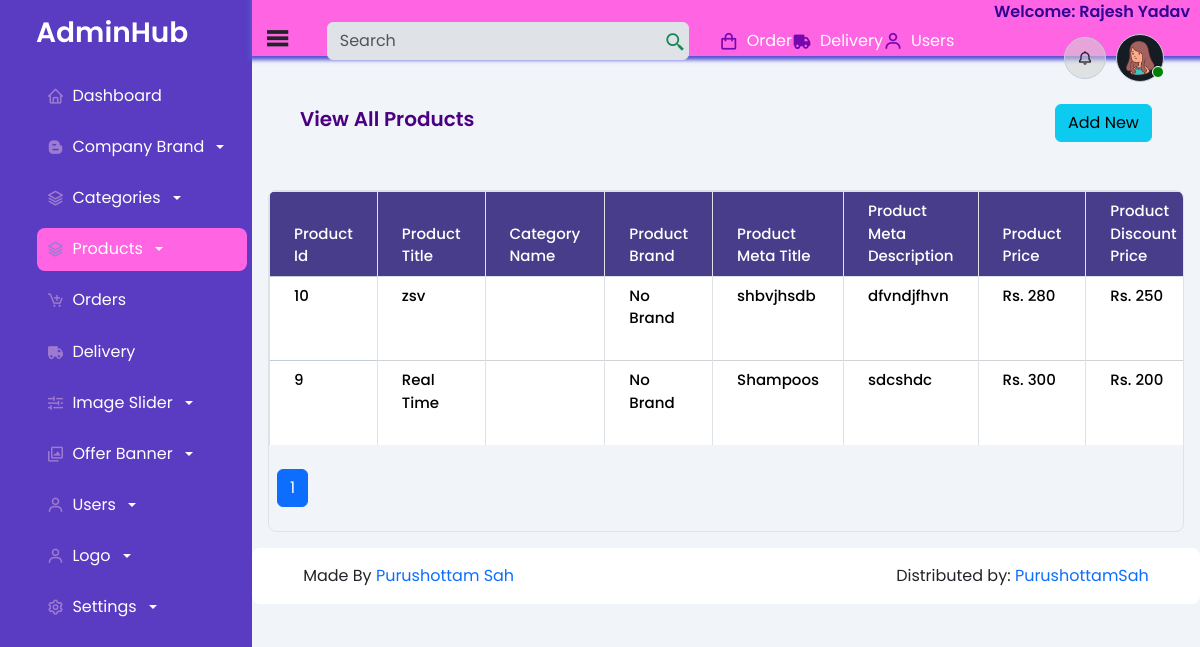
The page /admin/viewproduct.php (signed in) on the database its author committed.
### tables this page shows
CREATE TABLE `product_db` (
  `p_id` int(11) NOT NULL,
  `categories_id` int(11) NOT NULL,
  `p_name` varchar(255) NOT NULL,
  `p_brand_id` int(11) NOT NULL,
  `p_smalldesc` mediumtext NOT NULL,
  `p_desc` mediumtext NOT NULL,
  `p_price` float NOT NULL,
  `p_saleprice` float NOT NULL,
  `p_image` varchar(255) NOT NULL,
  `p_qty` int(11) NOT NULL,
  `p_status` tinyint(4) NOT NULL DEFAULT 0,
  `p_trending` tinyint(4) NOT NULL DEFAULT 0,
  `p_metatitle` varchar(255) NOT NULL,
  `p_metakeyword` mediumtext NOT NULL,
  `p_metadesc` longtext NOT NULL,
  `created_at` datetime NOT NULL DEFAULT current_timestamp()
);

CREATE TABLE `brand_db` (
  `b_id` int(11) NOT NULL,
  `b_name` varchar(255) NOT NULL,
  `b_image` varchar(255) NOT NULL,
  `b_metadesc` text NOT NULL,
  `b_status` tinyint(4) NOT NULL DEFAULT 0,
  `b_created_at` timestamp NOT NULL DEFAULT current_timestamp()
);

### admin/viewproduct.php (the view, shortened to what this page needs)
<?php include "includes/header.php";
?>
<?php include "includes/sidebar.php" ?>
<?php include "includes/navbar.php" ?>
<section id="mainContent">
    <div class="viewcategory d-flex">
        <span>View All Products</span>
        <a href="addproduct.php"><span><button class="btn btn-info">Add New</button></span></a>
    </div>
    <div class="tableform">
        <div class="table-responsive">
            <table class="table table-striped table-hover table-bordered">
                <thead>
                    <tr class="bg-primary text-white order-header">
                        <th scope="col">Product Id</th>
                        <th scope="col">Product Title</th>
                        <th scope="col">Category Name</th>
                        <th scope="col">Product Brand</th>
                        <th scope="col">Product Meta Title</th>
                        <th scope="col">Product Meta Description</th>
                        <th scope="col">Product Price</th>
                        <th scope="col">Product Discount Price</th>
                    </tr>
                </thead>
                <tbody>
                    <?php
                    require("process/config.php");
                    $product_limit = 2;
                    if (isset($_GET['page'])) {
                        $pages = $_GET['page'];
                    } else {
                        $pages = 1;
                    }
                    $offset = ($pages - 1) * $product_limit;
                    $viewcatesql = "SELECT * FROM product_db LEFT JOIN categories_db ON product_db.categories_id = categories_db.id
                        LEFT JOIN brand_db ON product_db.p_brand_id=brand_db.b_id ORDER BY created_at DESC LIMIT $offset, $product_limit";
                    $viewcatesql_query = mysqli_query($conn, $viewcatesql);
                    if ($viewcatesql_query->num_rows > 0) {
                        while ($row = $viewcatesql_query->fetch_assoc()) {
                    ?>
                            <tr>
                                <td><?= $row['p_id'] ?></td>
                                <td><?= $row['p_name'] ?></td>
                                <td><?= $row['cate_name'] ?></td>
                                <td><?= $row['b_name'] ?></td>
                                <td><?= $row['p_metatitle'] ?></td>
                                <td><?= substr($row['p_metadesc'], 0, 100) ?></td>
                                <td> <span>Rs.</span> <?= $row['p_price'] ?></td>
                                <td> <span>Rs.</span> <?= $row['p_saleprice'] ?></td>
                            </tr>
                    <?php
                        }
                    } else {
                        echo "
                            <tr>
                                <span style='font-size:20px; color: indigo; font-weight: 600; margin:3rem 0.3rem;'>No Records Found!!</span>
                            </tr>
                            ";
                    }
                    ?>
                </tbody>
            </table>
            <div class="table-pagination-bottom my-4 mx-2">
                <nav aria-label="Page navigation example">
                    <?php
                    require("process/config.php");
                    $product_pagination = "SELECT * FROM product_db";
                    $product_pagination_query = mysqli_query($conn, $product_pagination);
                    $product_res = mysqli_num_rows($product_pagination_query);
                    $product_pages = $product_res;
                    $dispay_page = ceil($product_pages / $product_limit);
                    ?>
                    <ul class="pagination">
                        <?php
                        for ($i = 1; $i <= $dispay_page; $i++) {
                            if ($i == $pages) {
                                $active = 'active';
                            } else {
                                $active = '';
                            }
                        ?>
                            <li class="page-item"><a class="page-link <?= $active ?>" href="viewproduct.php?page=<?= $i ?>"><?= $i ?></a></li>
                        <?php
                        }
                        ?>
                    </ul>
                </nav>
            </div>
        </div>
    </div>
</section>
<?php include "includes/footer.php" ?>

### admin/css/viewcategory.css (style rules this page uses)
.viewcategory { margin: 3rem 2rem; justify-content: space-between; }
.viewcategory span { font-size: 20px; color: indigo; font-weight: 600; }

### admin/css/admins.css (style rules this page uses)
* { margin: 0; padding: 0; box-sizing: border-box; }
a { text-decoration: none !important; }
body { background: #f1f5f9 !important; font-family: "Poppins", sans-serif !important; }
:root { --bs-blue: #0d6efd; --bs-indigo: #6610f2; --bs-purple: #6f42c1; --bs-pink: #d63384; --bs-red: #dc3545; --bs-orange: #fd7e14; --bs-yellow: #f59e0b; --bs-green: #198754; --bs-teal: #20c997; --bs-cyan: #0ea5e9; --bs-black: #000; --bs-gray: #637381; --bs-gray-dark: #212b36; --bs-gray-200: #f4f6f8; --bs-gray-300: #dfe3e8; --bs-gray-400: #c4cdd5; --bs-gray-500: #919eab; --bs-gray-600: #637381; --bs-gray-700: #454f5b; --bs-gray-800: #212b36; --bs-gray-900: #161c24; --bs-primary: #624bff; --bs-secondary: #637381; --bs-success: #198754; --bs-info: #0ea5e9; --bs-warning: #f59e0b; --bs-danger: #dc3545; --bs-light: #f1f5f9; --bs-dark: #212b36; --bs-white: #fff; --bs-light-primary: #e0dcfe; --bs-light-danger: #fbebec; --bs-light-info: #e7fafe; --bs-light-warning: #fff3cd; --bs-light-secondary: #e9ecef; --bs-light-success: #eaf6ec; --bs-light-dark: #d1cfd8; --bs-dark-primary: #593cc1; --bs-dark-warning: #c28135; --bs-dark-info: #51a0c2; --bs-dark-danger: #ae302e; --bs-dark-success: #139a74; --bs-dark-secondary: #5c596d; --bs-primary-rgb: 98, 75, 255; --bs-secondary-rgb: 99, 115, 129; --bs-success-rgb: 25, 135, 84; --bs-info-rgb: 14, 165, 233; --bs-warning-rgb: 245, 158, 11; --bs-danger-rgb: 220, 53, 69; --bs-white-pink: #ff64e3; --bs-table-accent-bg: transparent; }
tbody, td, tfoot, th, thead, tr { color: #00000094; font-size: 15px; font-weight: 500; text-align: center !important; padding: 0.75rem 1.5rem !important; border-bottom-width: 1px !important; box-shadow: inset 0 0 0 9999px var(--bs-table-accent-bg) !important; border-bottom: 1px solid #d1d3d5 !important; }
tbody, td, tfoot, th, thead, tr:last-child { border-bottom: transparent !important; }
.table thead tr { padding: 1rem !important; }
tbody { background: white !important; }
.d-flex { display: flex !important; gap: 10px; }
.table-responsive { border: 1px solid var(--bs-gray-300); border-radius: 8px; width: 100%; margin-top: 2rem; }
table.poject-info tbody tr, td:first-child { border-top: 1px solid var(--bs-gray-400); }
.poject-info thead tr, th { text-align: start !important; }
.poject-info tbody tr, td { text-align: start !important; }

### admin/css/dashboards.css (style rules this page uses)
.header-section, #mainContent { margin: 1rem; }
.order-header { color: white !important; border-radius: 10px !important; }
table.table.table-striped.table-hover.table-bordered thead tr th { background: darkslateblue; color: white; }

### admin/assets/responsive/main.css (style rules this page uses)
@media only screen and (max-width: 1200px) { tbody, td, tfoot, th, thead, tr { padding: 0.5rem 1.5rem !important; } }

### rows shown on the page
product_db: p_id "10", p_name "zsv", brand_db.b_name "No Brand", p_metatitle "shbvjhsdb", p_metadesc "dfvndjfhvn", p_price "280", p_saleprice "250"
product_db: p_id "9", p_name "Real Time", brand_db.b_name "No Brand", p_metatitle "Shampoos", p_metadesc "sdcshdc", p_price "300", p_saleprice "200"

### other values the page prints
$_SESSION['uname'] "Rajesh Yadav"
